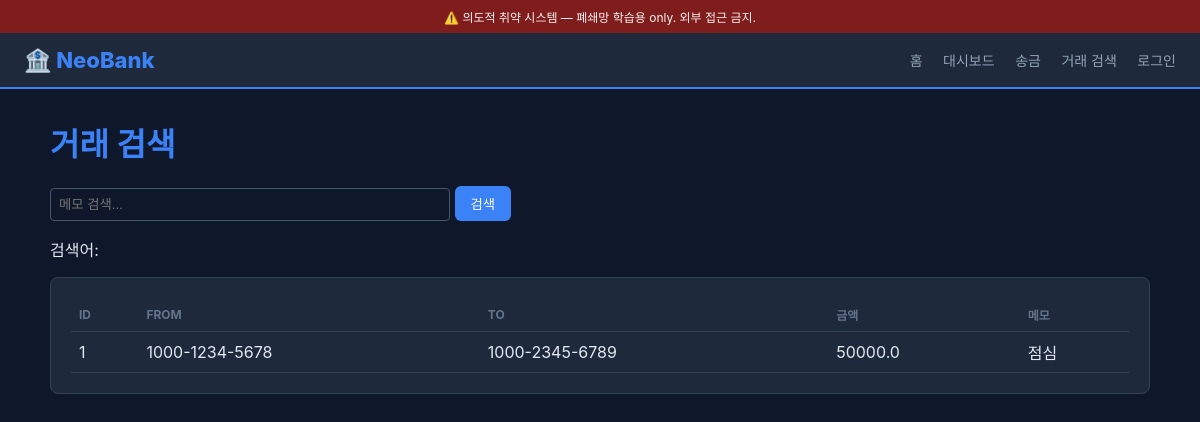
Screenshot of /search with the database file from the repository.
### tables this page shows
CREATE TABLE transfers (
            id INTEGER PRIMARY KEY,
            from_account TEXT NOT NULL,
            to_account TEXT NOT NULL,
            amount REAL NOT NULL,
            memo TEXT,                        -- V10 stored XSS 표적
            status TEXT DEFAULT 'completed',
            created_at TEXT
        );

### app.py (the view)
@app.route("/search")
def search():
    q = request.args.get("q", "")
    rows = db().execute(
        f"SELECT * FROM transfers WHERE memo LIKE '%{q}%' LIMIT 20"  # V03 second SQLi
    ).fetchall()
    return render_template("search.html", q=q, rows=rows)

### app.py (called while the page is built)
@app.after_request
def add_cors(resp):
    resp.headers["Access-Control-Allow-Origin"] = "*"
    resp.headers["Access-Control-Allow-Credentials"] = "true"
    resp.headers["Access-Control-Allow-Methods"] = "*"
    return resp

def db():
    if "db" not in g:
        g.db = sqlite3.connect(DB_PATH)
        g.db.row_factory = sqlite3.Row
    return g.db

### templates/search.html
{% extends "base.html" %}
{% block content %}
<h1>거래 검색</h1>
<form method="GET" action="/search" style="margin-bottom: 16px;">
  <input type="text" name="q" value="{{q}}" placeholder="메모 검색..." style="max-width: 400px; display: inline-block;">
  <button type="submit" class="btn">검색</button>
</form>
<p>검색어: {{q|safe}}</p>
<div class="card">
  <table>
    <tr><th>ID</th><th>From</th><th>To</th><th>금액</th><th>메모</th></tr>
    {% for r in rows %}
    <tr><td>{{r.id}}</td><td>{{r.from_account}}</td><td>{{r.to_account}}</td>
        <td>{{r.amount}}</td><td>{{r.memo|safe}}</td></tr>
    {% endfor %}
  </table>
</div>
{% endblock %}

### templates/base.html (style rules this page uses)
body { font-family: -apple-system, sans-serif; background: #0f172a; color: #e2e8f0; margin: 0; }
h1 { color: #3b82f6; }
.card { background: #1e293b; border: 1px solid #334155; border-radius: 8px; padding: 20px; margin-bottom: 16px; }
.btn { background: #3b82f6; color: #fff; border: none; padding: 8px 16px; border-radius: 6px; cursor: pointer; }
table { width: 100%; border-collapse: collapse; }
th, td { padding: 8px; text-align: left; border-bottom: 1px solid #334155; }
th { color: #64748b; font-size: 12px; text-transform: uppercase; }
input, select, textarea { background: #0f172a; color: #e2e8f0; border: 1px solid #475569; padding: 8px; border-radius: 4px; width: 100%; box-sizing: border-box; }

### rows the page displays
transfers: id "1", from_account "1000-1234-5678", to_account "1000-2345-6789", amount "50000.0", memo "점심"
